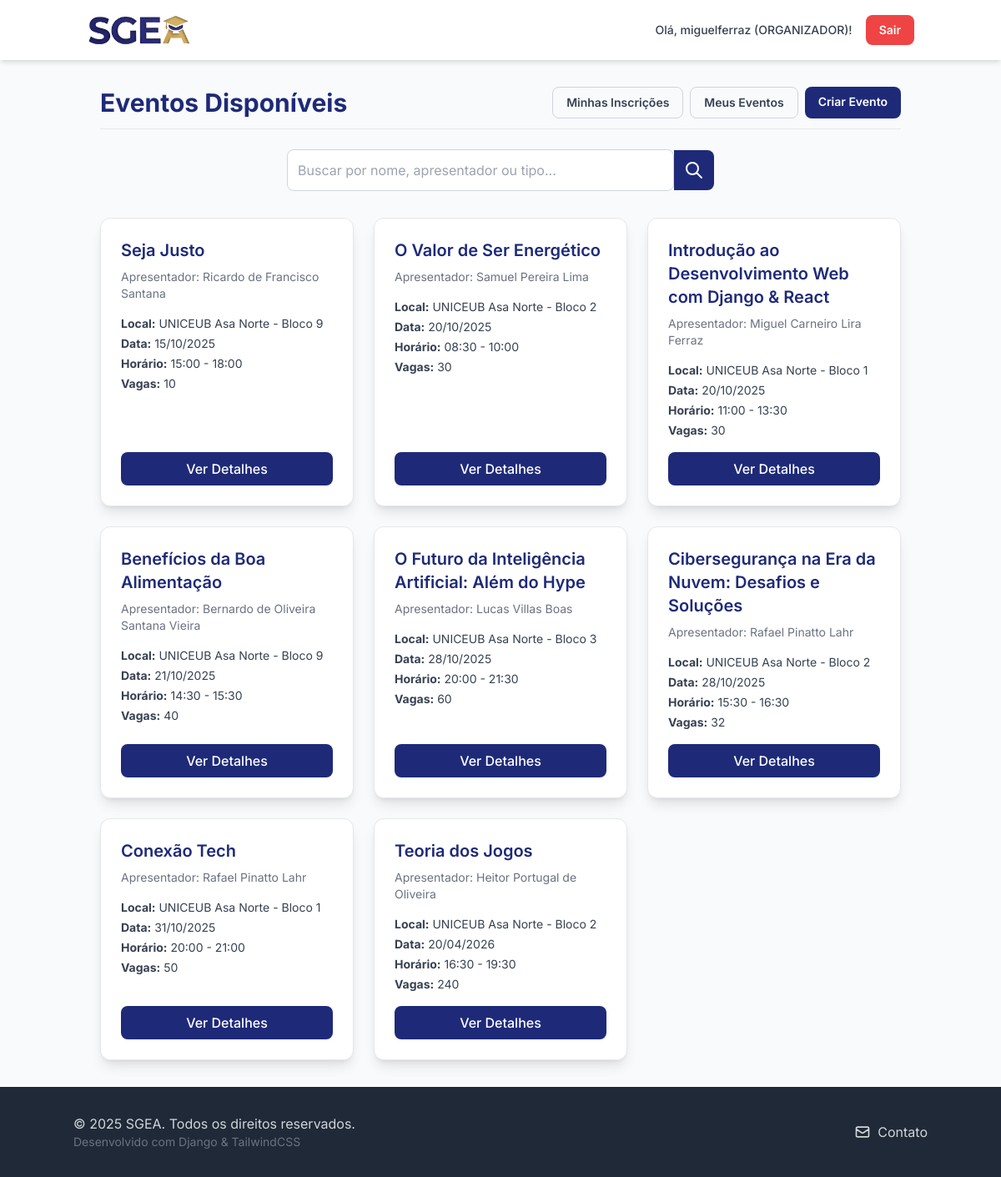
The page /eventos/ (signed in) on the database its author committed.
### users/models.py (models this page shows, shortened)
class Usuario(AbstractUser):
    telefone = models.CharField(max_length=15, verbose_name='Telefone', blank=True, null=True)
    instituicao_ensino = models.CharField(
        max_length=100,
        verbose_name='Instituição de Ensino',
        blank=True,
        null=True
    )
    PERFIL_CHOICES = (
        ('ALUNO', 'Aluno'),
        ('PROFESSOR', 'Professor'),
        ('ORGANIZADOR', 'Organizador'),
    )
    perfil = models.CharField(
        max_length=15,
        choices=PERFIL_CHOICES,
        default='ALUNO',
        verbose_name='Perfil'
    )
    data_registro = models.DateTimeField(auto_now_add=True)
    class Meta:
        verbose_name = 'Usuário'
        verbose_name_plural = 'Usuários'

### events/models.py (models this page shows, shortened)
class Evento(models.Model):
    TIPO_CHOICES = (
        ('SEMINARIO', 'Seminário'),
        ('PALESTRA', 'Palestra'),
        ('MINICURSO', 'Minicurso'),
        ('SEMANA', 'Semana Acadêmica'),
    )
    nome_evento = models.CharField(max_length=255)
    apresentador = models.CharField(max_length=255)
    tipo_evento = models.CharField(max_length=50, choices=TIPO_CHOICES)
    data = models.DateField()
    horario_inicio = models.TimeField()
    horario_fim = models.TimeField()
    local = models.CharField(max_length=255)
    qtd_participantes = models.IntegerField(default=0)
    organizador_responsavel = models.ForeignKey(
        Usuario,
        on_delete=models.CASCADE,
        limit_choices_to={'perfil': 'ORGANIZADOR'}
    )

### events/views.py (the view)
# urls.py: path('', views.EventListView.as_view(), name='event_list'),
class EventListView(ListView):
    model = Evento
    template_name = 'events/event_list.html'
    context_object_name = 'object_list'
    def get_queryset(self):
        queryset = Evento.objects.all().order_by('data')
        query = self.request.GET.get('q')
        if query:
            queryset = queryset.filter(Q(nome_evento__icontains=query) | Q(apresentador__icontains=query) | Q(tipo_evento__icontains=query)).distinct()
        return queryset

### events/templates/events/event_list.html (shortened to what this page needs)
{% load static %}
<!DOCTYPE html>
<html lang="pt-br">
<head>
    <script src="https://cdn.tailwindcss.com"></script>
    <link rel="stylesheet" href="{% static 'css/base.css' %}">
</head>
<body>
    {% include 'inicio/partials/header.html' %}
    <main class="container mx-auto p-4 sm:p-6 md:p-8">
        <div class="flex justify-between items-center mb-6 border-b pb-3">
            <h2 class="text-3xl font-bold" style="color: var(--sgea-blue);">Eventos Disponíveis</h2>
            {% if user.is_authenticated %}
                {% if user.perfil == 'ORGANIZADOR' %}
                    <div class="flex space-x-2">
                        <a href="{% url 'events:my_inscriptions' %}" class="px-4 py-2 text-gray-700 border border-gray-300 rounded-lg text-sm font-semibold hover:bg-gray-100 transition duration-150">Minhas Inscrições</a>
                        <a href="{% url 'events:my_event_list' %}" class="px-4 py-2 text-gray-700 border border-gray-300 rounded-lg text-sm font-semibold hover:bg-gray-100 transition duration-150">Meus Eventos</a>
                        <a href="{% url 'events:event_create' %}" class="px-4 py-2 text-white rounded-lg text-sm font-semibold transition duration-150" style="background-color: var(--sgea-blue);" onmouseover="this.style.backgroundColor='#1a256a'" onmouseout="this.style.backgroundColor='var(--sgea-blue)'">Criar Evento</a>
                    </div>
                {% endif %}
            {% endif %}
        </div>
        <div class="mb-8">
            <form method="get" action="" class="flex items-center w-full max-w-lg mx-auto">
                <input type="text" name="q" value="{{ request.GET.q }}" placeholder="Buscar por nome, apresentador ou tipo...">
                <button type="submit" class="p-3 text-white rounded-r-lg" style="background-color: var(--sgea-blue);" onmouseover="this.style.backgroundColor='#1a256a'" onmouseout="this.style.backgroundColor='var(--sgea-blue)'">
                    <svg class="w-6 h-6" fill="none" stroke="currentColor" viewBox="0 0 24 24" xmlns="http://www.w3.org/2000/svg"><path stroke-linecap="round" stroke-linejoin="round" stroke-width="2" d="M21 21l-6-6m2-5a7 7 0 11-14 0 7 7 0 0114 0z"></path></svg>
                </button>
            </form>
        </div>
        {% if object_list %}
            <div class="grid grid-cols-1 md:grid-cols-2 lg:grid-cols-3 gap-6">
                {% for evento in object_list %}
                    <div class="bg-white p-6 rounded-xl shadow-lg hover:shadow-xl transition duration-300 border border-gray-200 flex flex-col">
                        <h3 class="text-xl font-semibold mb-2" style="color: var(--sgea-blue);">{{ evento.nome_evento }}</h3>
                        <p class="text-gray-500 text-sm mb-4">Apresentador: {{ evento.apresentador }}</p>
                        <div class="space-y-1 text-sm text-gray-700 flex-grow">
                            <p><strong>Local:</strong> {{ evento.local }}</p>
                            <p><strong>Data:</strong> {{ evento.data|date:"d/m/Y" }}</p>
                            <p><strong>Horário:</strong> {{ evento.horario_inicio|time:"H:i" }} - {{ evento.horario_fim|time:"H:i" }}</p>
                            <p><strong>Vagas:</strong> {{ evento.qtd_participantes }}</p>
                        </div>
                        <div class="mt-4">
                            <a href="{% url 'events:event_detail' pk=evento.pk %}" class="w-full inline-block text-center text-white font-medium py-2 rounded-lg transition duration-200" style="background-color: var(--sgea-blue);" onmouseover="this.style.backgroundColor='#1a256a'" onmouseout="this.style.backgroundColor='var(--sgea-blue)'">Ver Detalhes</a>
                        </div>
                    </div>
                {% endfor %}
            </div>
        {% endif %}
    </main>
    {% include 'inicio/partials/footer.html' %}
</body>
</html>

### inicio/templates/inicio/partials/header.html (shortened to what this page needs)
{% load static %}
<nav class="bg-white shadow-md sticky top-0 z-10">
    <div class="container mx-auto flex justify-between items-center p-4 flex-wrap">
        <a href="{% url 'inicio:home' %}">
            <img src="{% static 'images/logocortada.png' %}" alt="SGEA Logo" class="h-10 w-auto">
        </a>
        <div id="menu" class="hidden md:flex md:items-center md:space-x-4 w-full md:w-auto mt-4 md:mt-0">
            {% if user.is_authenticated %}
                <span class="block md:inline-block text-gray-700 text-sm font-medium py-2">Olá, {{ user.username }} ({{ user.perfil }})!</span>
                <form class="inline-block w-full md:w-auto mt-2 md:mt-0" method="post" action="{% url 'logout' %}">
                    <button type="submit" class="w-full text-center bg-red-500 hover:bg-red-600 text-white px-4 py-2 rounded-lg text-sm font-semibold transition duration-200">Sair</button>
                </form>
            {% endif %}
        </div>
    </div>
</nav>

### sgea_core/static/css/base.css (style rules this page uses)
:root { --sgea-blue: #1E2A78; --sgea-gold: #E4B74C; --sgea-light-gray: #f8fafc; }
html { height: 100%; }
body { display: flex; flex-direction: column; min-height: 100%; font-family: 'Inter', sans-serif; margin: 0; padding: 0; box-sizing: border-box; -webkit-font-smoothing: antialiased; background-color: var(--sgea-light-gray); }
main { flex-grow: 1; }
h1, h2, h3, .text-primary { color: var(--sgea-blue); }
a { color: var(--sgea-blue); transition: color 0.2s; }
input[type="text"], input[type="password"], input[type="email"], input[type="number"], input[type="date"], input[type="time"], select { width: 100%; padding: 0.75rem; border: 1px solid #d1d5db; border-radius: 0.5rem; outline: none; transition: box-shadow 0.2s; }

### rows shown on the page
Usuario: username "miguelferraz", perfil "ORGANIZADOR"
Evento: nome_evento "Seja Justo", apresentador "Ricardo de Francisco Santana", local "UNICEUB Asa Norte - Bloco 9", data "15/10/2025", horario_inicio "15:00", horario_fim "18:00", qtd_participantes "10"
Evento: nome_evento "O Valor de Ser Energético", apresentador "Samuel Pereira Lima", local "UNICEUB Asa Norte - Bloco 2", data "20/10/2025", horario_inicio "08:30", horario_fim "10:00", qtd_participantes "30"
Evento: nome_evento "Introdução ao Desenvolvimento Web com Django & React", apresentador "Miguel Carneiro Lira Ferraz", local "UNICEUB Asa Norte - Bloco 1", data "20/10/2025", horario_inicio "11:00", horario_fim "13:30", qtd_participantes "30"
Evento: nome_evento "Benefícios da Boa Alimentação", apresentador "Bernardo de Oliveira Santana Vieira", local "UNICEUB Asa Norte - Bloco 9", data "21/10/2025", horario_inicio "14:30", horario_fim "15:30", qtd_participantes "40"
Evento: nome_evento "O Futuro da Inteligência Artificial: Além do Hype", apresentador "Lucas Villas Boas", local "UNICEUB Asa Norte - Bloco 3", data "28/10/2025", horario_inicio "20:00", horario_fim "21:30", qtd_participantes "60"
Evento: nome_evento "Cibersegurança na Era da Nuvem: Desafios e Soluções", apresentador "Rafael Pinatto Lahr", local "UNICEUB Asa Norte - Bloco 2", data "28/10/2025", horario_inicio "15:30", horario_fim "16:30", qtd_participantes "32"
Evento: nome_evento "Conexão Tech", apresentador "Rafael Pinatto Lahr", local "UNICEUB Asa Norte - Bloco 1", data "31/10/2025", horario_inicio "20:00", horario_fim "21:00", qtd_participantes "50"
Evento: nome_evento "Teoria dos Jogos", apresentador "Heitor Portugal de Oliveira", local "UNICEUB Asa Norte - Bloco 2", data "20/04/2026", horario_inicio "16:30", horario_fim "19:30", qtd_participantes "240"
